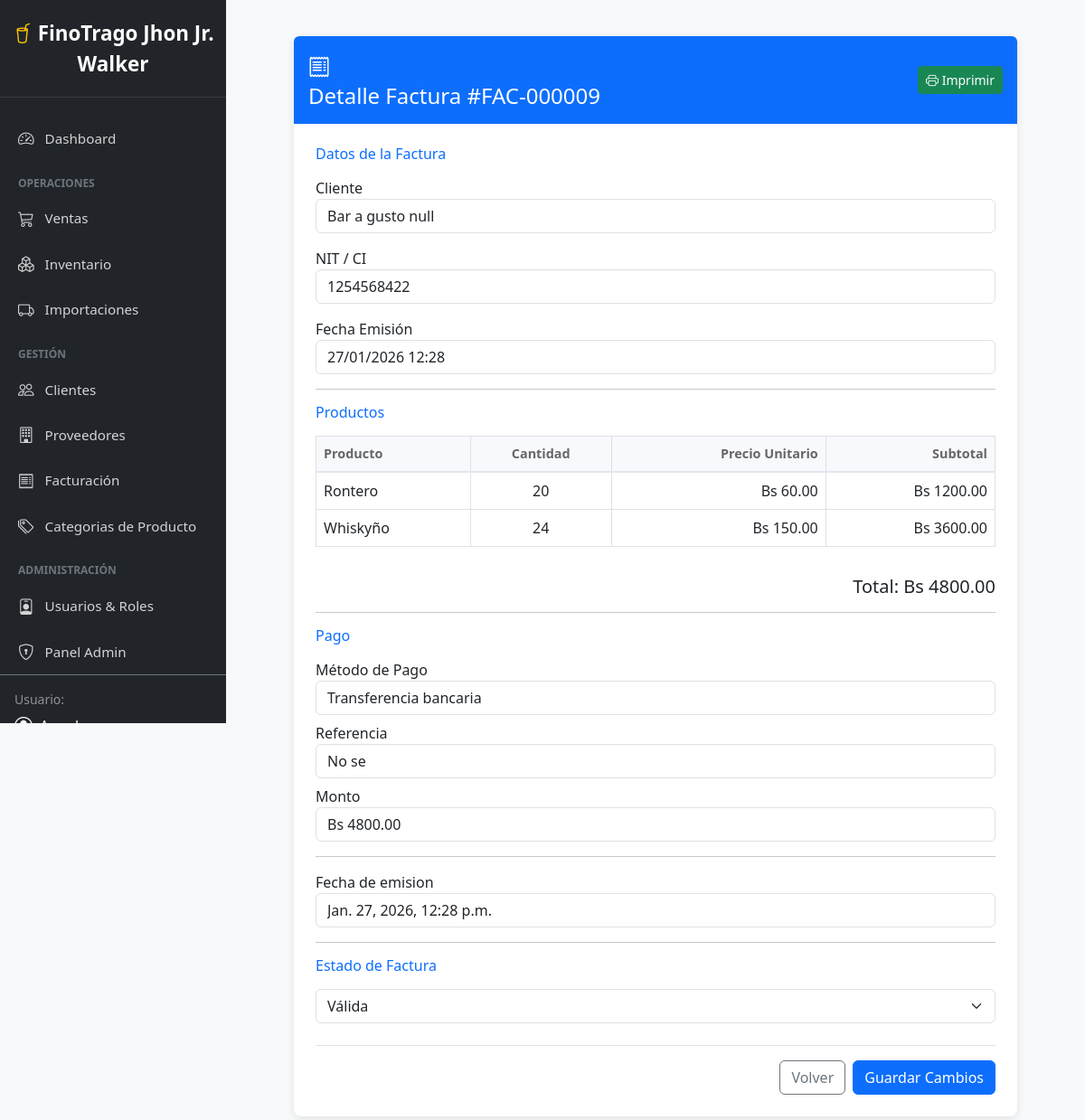
/factura/8/ (signed in), run on the app's committed database.
### dashboard/models.py (models this page shows, shortened)
class Factura(models.Model):
    venta = models.ForeignKey(Venta, on_delete=models.CASCADE)
    numero_factura = models.CharField(max_length=50, unique=True)
    fecha_emision = models.DateTimeField(auto_now_add=True)
    nit_cliente = models.CharField(max_length=20)
    monto_total = models.DecimalField(max_digits=10, decimal_places=2)
    estado = models.BooleanField(default=True) # Activa/Anulada

class Venta(models.Model):
    ESTADOS = [
        ('PENDIENTE', 'Pendiente'),
        ('PAGADO', 'Pagado / Exitoso'),
        ('CANCELADO', 'Cancelado'),
    ]
    cliente = models.ForeignKey(Cliente, on_delete=models.CASCADE)
    usuario = models.ForeignKey(User, on_delete=models.CASCADE)
    fecha = models.DateTimeField(auto_now_add=True)
    total = models.DecimalField(max_digits=10, decimal_places=2, default=0)
    observacion = models.TextField(blank=True, null=True)
    estado = models.CharField(max_length=20, choices=ESTADOS, default='PENDIENTE')

class Cliente(models.Model):
    nombre = models.CharField(max_length=50)
    apellido1 = models.CharField(max_length=50)
    apellido2 = models.CharField(max_length=50, blank=True, null=True)
    ci = models.CharField(max_length=20, unique=True, verbose_name="CI")
    nit = models.CharField(max_length=20, blank=True, null=True, verbose_name="NIT")
    direccion = models.CharField(max_length=200, blank=True, null=True)
    telefono = models.CharField(max_length=30)
    email = models.EmailField(blank=True, null=True)
    tipo_cliente = models.CharField(max_length=20, choices=[('MINORISTA', 'Minorista'), ('MAYORISTA', 'Mayorista')], default='MINORISTA')
    limite_credito = models.DecimalField(max_digits=10, decimal_places=2, default=0)
    class Meta:
        verbose_name_plural = "Clientes"

class DetalleVenta(models.Model):
    venta = models.ForeignKey(Venta, on_delete=models.CASCADE)
    producto = models.ForeignKey(Producto, on_delete=models.CASCADE)
    cantidad = models.IntegerField()
    precio_unitario = models.DecimalField(max_digits=10, decimal_places=2)
    subtotal = models.DecimalField(max_digits=10, decimal_places=2)

class Producto(models.Model):
    nombre = models.CharField(max_length=100)
    descripcion = models.TextField(blank=True, null=True)
    codigo = models.CharField(max_length=50, unique=True) # Vital para inventario
    categoria = models.ForeignKey(Categoria, on_delete=models.SET_NULL, null=True)
    proveedor = models.ForeignKey(Proveedor, on_delete=models.SET_NULL, null=True)
    ubicacion = models.ForeignKey(Ubicacion, on_delete=models.SET_NULL, null=True)
    precio_compra = models.DecimalField(max_digits=10, decimal_places=2)
    precio_venta = models.DecimalField(max_digits=10, decimal_places=2)
    stock_actual = models.IntegerField(default=0)
    stock_minimo = models.IntegerField(default=5)
    tipo = models.CharField(max_length=20, default='Varios') # VINO, RON, etc.
    marca = models.CharField(max_length=50, blank=True)
    activo = models.BooleanField(default=True)

class Pago(models.Model):
    factura = models.ForeignKey(Factura, on_delete=models.CASCADE)
    fecha = models.DateTimeField(auto_now_add=True)
    monto = models.DecimalField(max_digits=10, decimal_places=2)
    metodo_pago = models.ForeignKey(MetodoPago, on_delete=models.SET_NULL, null=True)
    referencia = models.CharField(max_length=100, blank=True, null=True) # Nro recibo/transaccion

class MetodoPago(models.Model):
    nombre = models.CharField(max_length=30)
    descripcion = models.CharField(max_length=100, blank=True, null=True)
    class Meta:
        verbose_name_plural = "Métodos de Pago"

### dashboard/decorators.py (the view)
        def wrapper(request, *args, **kwargs):
            perfil = getattr(request.user, 'perfil', None)
            if not perfil or not perfil.tiene_permiso(nombre_permiso):
                messages.error(request, "No tienes permisos para realizar esta acción.")
                return redirect('dashboard:principal')
            return view_func(request, *args, **kwargs)

### dashboard/models.py (called while the page is built)
    def tiene_permiso(self, permiso):
        if not self.rol:
            return False
        return self.rol.permisos.filter(nombre=permiso).exists()

### dashboard/templatetags/permisos.py (called while the page is built)
@register.filter
def tiene_permiso(usuario, permiso):
    if not usuario or not hasattr(usuario, 'perfil'):
        return False
    return usuario.perfil.tiene_permiso(permiso)

### dashboard/views.py (called while the page is built)
@login_required
@permiso_requerido('modulo_facturacion')
def detalle_factura(request, pk):
    factura = get_object_or_404(Factura, pk=pk)
    if request.method == "POST":
        nuevo_estado = request.POST.get("estado") == "True"
        factura.estado = nuevo_estado
        factura.save()
        messages.success(request, f"Estado de la factura #{factura.numero_factura} actualizado.")
        return redirect("dashboard:facturacion")
    return render(request, "dashboard/detalle_factura.html", {"factura": factura})

### dashboard/templates/dashboard/detalle_factura.html (shortened to what this page needs)
{% extends "dashboard/base.html" %}
{% block content %}
<div class="contenido-ajustado">
    <div class="form-card">
        <div class="card-header bg-primary text-white p-3 rounded-top d-flex align-items-center justify-content-between">
            <div>
                <i class="bi bi-receipt fs-4 me-2"></i>
                <h4 class="m-0">Detalle Factura #{{ factura.numero_factura }}</h4>
            </div>
            <button class="btn btn-success btn-sm" onclick="window.print()">
                <i class="bi bi-printer"></i> Imprimir
            </button>
        </div>
        <div class="card-body p-4">
            <form method="post">
                <h6 class="text-primary mb-3">Datos de la Factura</h6>
                <div class="mb-3">
                    <label>Cliente</label>
                    <input type="text" class="form-control" value="{{ factura.venta.cliente.nombre }} {{ factura.venta.cliente.apellido1 }}" readonly>
                </div>
                <div class="mb-3">
                    <label>NIT / CI</label>
                    <input type="text" class="form-control" value="{{ factura.nit_cliente }}" readonly>
                </div>
                <div class="mb-3">
                    <label>Fecha Emisión</label>
                    <input type="text" class="form-control" value="{{ factura.fecha_emision|date:'d/m/Y H:i' }}" readonly>
                </div>
                <hr>
                <h6 class="text-primary mb-3">Productos</h6>
                <div class="table-responsive mb-3">
                    <table class="table table-bordered table-hover table-custom">
                        <thead class="table-light">
                            <tr>
                                <th>Producto</th>
                                <th class="text-center">Cantidad</th>
                                <th class="text-end">Precio Unitario</th>
                                <th class="text-end">Subtotal</th>
                            </tr>
                        </thead>
                        <tbody>
                            {% for item in factura.venta.detalleventa_set.all %}
                            <tr>
                                <td>{{ item.producto.nombre }}</td>
                                <td class="text-center">{{ item.cantidad }}</td>
                                <td class="text-end">Bs {{ item.precio_unitario }}</td>
                                <td class="text-end">Bs {{ item.subtotal }}</td>
                            </tr>
                            {% endfor %}
                        </tbody>
                    </table>
                </div>
                <div class="mb-3 text-end">
                    <h5>Total: Bs {{ factura.monto_total }}</h5>
                </div>
                <hr>
                <h6 class="text-primary mb-3">Pago</h6>
                {% for pago in factura.pago_set.all %}
                    <div class="mb-2">
                        <label>Método de Pago</label>
                        <input type="text" class="form-control" value="{{ pago.metodo_pago.nombre }}" readonly>
                    </div>
                    <div class="mb-2">
                        <label>Referencia</label>
                        <input type="text" class="form-control" value="{{ pago.referencia|default:'---' }}" readonly>
                    </div>
                    <div class="mb-3">
                        <label>Monto</label>
                        <input type="text" class="form-control" value="Bs {{ pago.monto }}" readonly>
                    </div>
                {% endfor %}
                <hr>
                <div class="mb-2">
                    <label>Fecha de emision</label>
                    <input type="text" class="form-control" value="{{ factura.fecha_emision}}" readonly>
                </div>
                <hr>
                <h6 class="text-primary mb-3">Estado de Factura</h6>
                <div class="mb-3">
                    <select name="estado" class="form-select">
                        <option value="True" {% if factura.estado %}selected{% endif %}>Válida</option>
                    </select>
                </div>
                <div class="d-flex justify-content-end gap-2 mt-4 pt-3 border-top">
                    <a href="{% url 'dashboard:facturacion' %}" class="btn btn-outline-secondary">Volver</a>
                    <button type="submit" class="btn btn-primary">Guardar Cambios</button>
                </div>
            </form>
        </div>
    </div>
</div>
{% endblock %}

### dashboard/templates/dashboard/base.html (shortened to what this page needs)
{% load static %}
{% load permisos %}
<!DOCTYPE html>
<html lang="es">
<head>
    <link href="https://cdn.jsdelivr.net/npm/bootstrap@5.3.0/dist/css/bootstrap.min.css" rel="stylesheet">
    <link rel="stylesheet" href="https://cdn.jsdelivr.net/npm/bootstrap-icons@1.11.0/font/bootstrap-icons.css">
    <link rel="stylesheet" href="{% static 'styles/dashboard.css' %}">
</head>
<body>
    <nav class="sidebar">
        <div class="logo">
            <i class="bi bi-cup-straw text-warning"></i> <strong>FinoTrago Jhon Jr. Walker</strong>
        </div>
        <ul class="nav flex-column">
            {% if request.user|tiene_permiso:"modulo_dashboard" %}
            <li class="nav-item">
                <a href="{% url 'dashboard:principal' %}" class="nav-link {% if request.resolver_match.url_name == 'principal' %}active{% endif %}">
                    <i class="bi bi-speedometer2"></i> Dashboard
                </a>
            </li>
            {% endif %}
            <div class="sidebar-heading">Operaciones</div>
            {% if request.user|tiene_permiso:"modulo_ventas" %}
            <li class="nav-item">
                <a href="{% url 'dashboard:ventas' %}" class="nav-link {% if request.resolver_match.url_name == 'ventas' %}active{% endif %}">
                    <i class="bi bi-cart3"></i> Ventas
                </a>
            </li>
            {% endif %}
            {% if request.user|tiene_permiso:"modulo_inventario" %}
            <li class="nav-item">
                <a href="{% url 'dashboard:inventario' %}" class="nav-link {% if request.resolver_match.url_name == 'inventario' %}active{% endif %}">
                    <i class="bi bi-boxes"></i> Inventario
                </a>
            </li>
            {% endif %}
            {% if request.user|tiene_permiso:"modulo_importacion" %}
            <li class="nav-item">
                <a href="{% url 'dashboard:importaciones' %}" class="nav-link {% if request.resolver_match.url_name == 'importaciones' %}active{% endif %}">
                    <i class="bi bi-truck"></i> Importaciones
                </a>
            </li>
            {% endif %}
            <div class="sidebar-heading">Gestión</div>
            {% if request.user|tiene_permiso:"modulo_clientes" %}
            <li class="nav-item">
                <a href="{% url 'dashboard:clientes' %}" class="nav-link {% if request.resolver_match.url_name == 'clientes' %}active{% endif %}">
                    <i class="bi bi-people"></i> Clientes
                </a>
            </li>
            {% endif %}
            {% if request.user|tiene_permiso:"modulo_proveedores" %}
            <li class="nav-item">
                <a href="{% url 'dashboard:proveedores' %}" class="nav-link {% if request.resolver_match.url_name == 'proveedores' %}active{% endif %}">
                    <i class="bi bi-building"></i> Proveedores
                </a>
            </li>
            {% endif %}
            {% if request.user|tiene_permiso:"modulo_facturacion" %}
            <li class="nav-item">
                <a href="{% url 'dashboard:facturacion' %}" class="nav-link {% if request.resolver_match.url_name == 'facturacion' %}active{% endif %}">
                    <i class="bi bi-receipt"></i> Facturación
                </a>
            </li>
            {% endif %}
            {% if request.user|tiene_permiso:"modulo_categorias" %}
            <li class="nav-item">
                <a href="{% url 'dashboard:categorias' %}" class="nav-link {% if request.resolver_match.url_name == 'categorias' %}active{% endif %}">
                    <i class="bi bi-tags"></i> Categorias de Producto
                </a>
            </li>
            {% endif %}
            <div class="sidebar-heading">Administración</div>
            {% if request.user|tiene_permiso:"modulo_usuarios" %}
            <li class="nav-item">
                <a href="{% url 'dashboard:usuarios' %}" class="nav-link {% if request.resolver_match.url_name == 'usuarios' %}active{% endif %}">
                    <i class="bi bi-person-badge"></i> Usuarios & Roles
                </a>
            </li>
            {% endif %}
            <li class="nav-item">
                <a href="/admin/" target="_blank" class="nav-link">
                    <i class="bi bi-shield-lock"></i> Panel Admin
                </a>
            </li>
        </ul>
        <div class="mt-auto p-3 border-top border-secondary">
            <small class="text-white-50 d-block mb-1">Usuario:</small>
            <div class="d-flex align-items-center text-white">
                <i class="bi bi-person-circle fs-5 me-2"></i>
                <span>{{ user.username|default:"Admin" }}</span>
            </div>
        </div>
    </nav>
    <div class="main-wrapper">
        {% block content %}
        {% endblock %}
    </div>
</body>
</html>

### dashboard/static/styles/dashboard.css (style rules this page uses)
.table-custom thead th { background-color: #f8f9fc; border-bottom: 2px solid #e3e6f0; color: #666; font-weight: 600; font-size: 0.9rem; }
.table-custom td { vertical-align: middle; }

### dashboard/templates/dashboard/base.html (style rules this page uses)
body { min-height: 100vh; overflow-x: hidden; background-color: #f8f9fa; }
.sidebar { position: fixed; top: 0; left: 0; width: 250px; height: 100vh; background-color: #212529; color: white; padding-top: 20px; z-index: 1000; overflow-y: auto; }
.sidebar .logo { font-size: 1.4rem; text-align: center; padding-bottom: 20px; border-bottom: 1px solid rgba(255,255,255,0.1); margin-bottom: 20px; }
.sidebar .nav-link { color: rgba(255,255,255,0.8); padding: 12px 20px; font-size: 0.95rem; display: flex; align-items: center; }
.sidebar .nav-link i { margin-right: 12px; font-size: 1.1rem; }
.sidebar-heading { font-size: 0.75rem; text-transform: uppercase; color: #6c757d; padding: 15px 20px 5px; font-weight: bold; }
.main-wrapper { width: 100%; }

### dashboard/templates/dashboard/detalle_factura.html (style rules this page uses)
.contenido-ajustado { margin-left: 250px; padding: 40px; width: calc(100% - 250px); }
.form-card { max-width: 800px; margin: 0 auto; background: white; border-radius: 8px; box-shadow: 0 2px 10px rgba(0,0,0,0.1); }
.table-custom td, .table-custom th { vertical-align: middle; }

### data on the page
Factura: numero_factura "FAC-000009", venta.cliente.nombre "Bar a gusto null", nit_cliente "1254568422", fecha_emision "27/01/2026 12:28", monto_total "4800.00", fecha_emision "Jan. 27, 2026, 12:28 p.m.", estado "Válida"
DetalleVenta: producto.nombre "Rontero", cantidad "20", precio_unitario "60.00", subtotal "1200.00"
DetalleVenta: producto.nombre "Whiskyño", cantidad "24", precio_unitario "150.00", subtotal "3600.00"
Pago: metodo_pago.nombre "Transferencia bancaria", referencia "No se", monto "Bs 4800.00"
